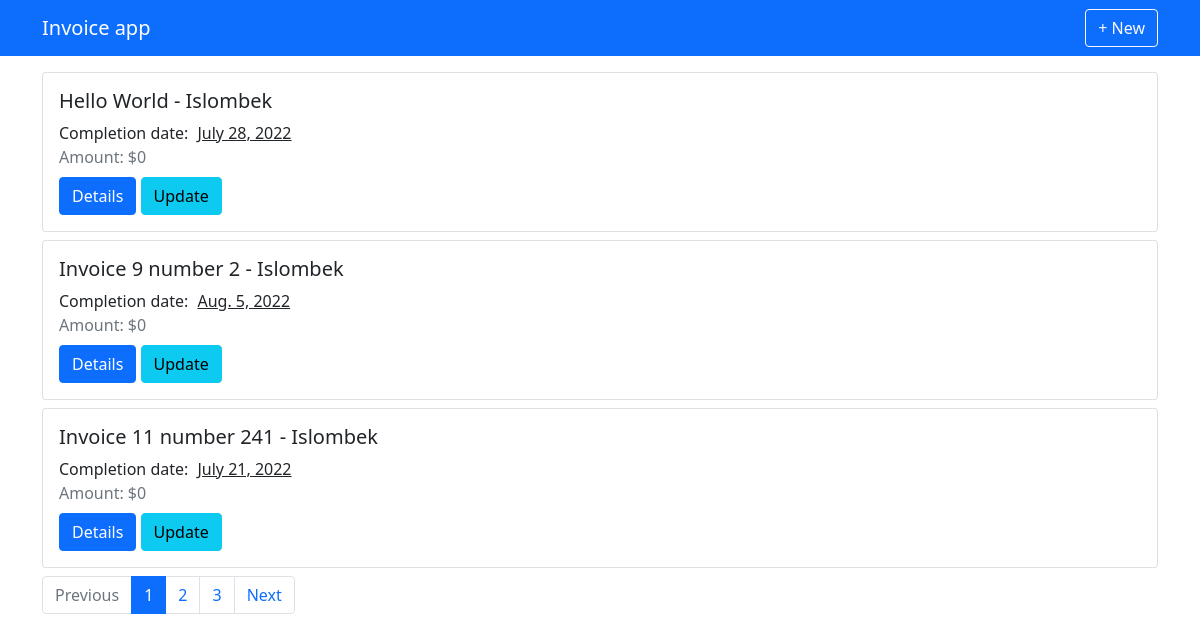
The app's page / (signed in), older data.
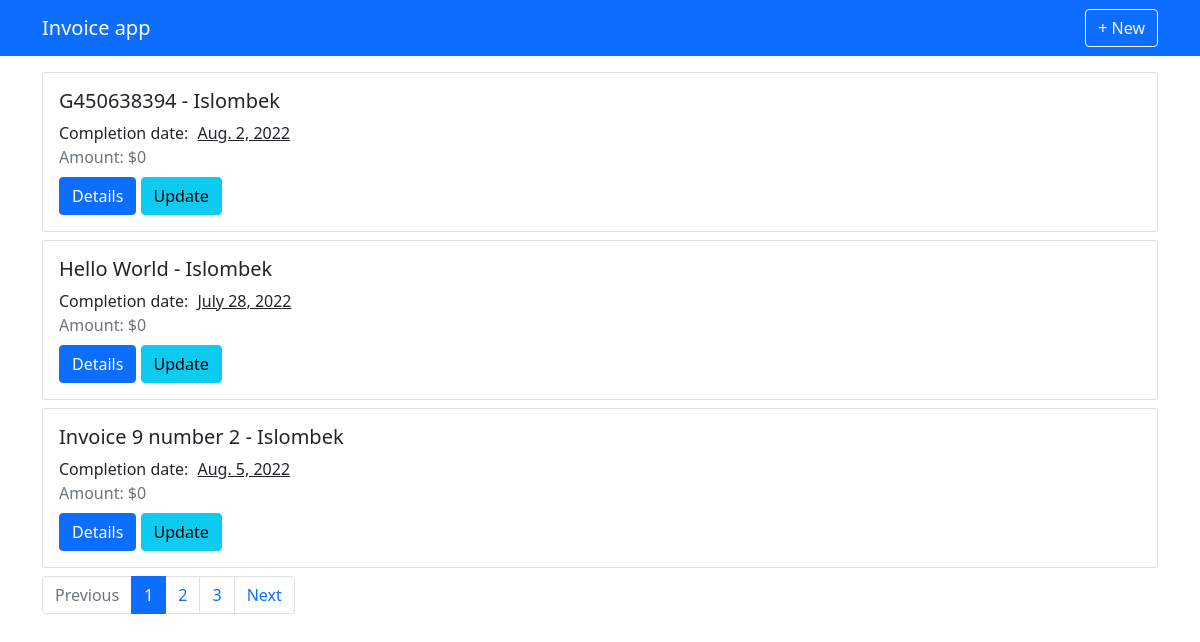
The same page, newer data.
### invoice_app/models.py (models this page shows, shortened)
class Invoice(models.Model):
    profile = models.ForeignKey(Profile, on_delete=models.CASCADE)
    receiver = models.ForeignKey(Receiver, on_delete=models.CASCADE)
    number = models.CharField(max_length=150)
    completion_date = models.DateField()
    issue_date = models.DateField()
    payment_date = models.DateField()
    created_time = models.DateTimeField(auto_now_add=True)
    closed = models.BooleanField(default=False)
    tag = models.ManyToManyField(Tag, blank=True)
    @property
    def positions(self):
        return self.position_set.all()
    @property
    def total_amount(self):
        total = 0
        qs = self.positions
        for pos in qs:
            total += pos.amount
        return total

### receiver_app/models.py (models this page shows, shortened)
class Receiver(models.Model):
    name = models.CharField(max_length=200)
    address = models.TextField()
    website = models.URLField(blank=True)
    created_time = models.DateTimeField(default=datetime.now)
    logo = models.ImageField(default='images/no_photo.png')

### invoice_app/views.py (the view)
# urls.py: path('', InvoiceListView.as_view(), name='main'),
class InvoiceListView(LoginRequiredMixin, ListView):
    model = Invoice
    template_name = "invoice_app/main.html"
    paginate_by = 3
    context_object_name = 'qs'
    def get_queryset(self):
        profile = get_object_or_404(Profile, user=self.request.user)
        qs = Invoice.objects.filter(profile=profile).order_by('-created_time')
        return super().get_queryset().filter(profile=profile).order_by('-created_time')

### invoice_app/templates/invoice_app/main.html (shortened to what this page needs)
{% extends "base.html" %}
{% block content %}
    {% if qs %}
        {% for obj in qs %}
            <div class="card mb-2" style="width:100%">
                <div class="card-body">
                    <h5 class="card-title">{{obj.number}} - {{obj.receiver.name}}</h5>
                    <div class="card-text">Completion date: <u style="margin-left: 5px;">{{obj.completion_date}}</u></div>
                    <div class="text-muted">Amount: ${{obj.total_amount}}</div>
                    <div class="mt-2">
                        <a href="{% url 'invoice_app:detail' obj.pk %}" class="btn btn-primary">Details</a>
                        <a href="{% url 'invoice_app:update' obj.pk %}" class="btn btn-info">Update</a>
                    </div>
                </div>
            </div>
        {% endfor %}
    {% else %}
        <h3>No invoices created here yet ... </h3>
    {% endif %}
    {% if is_paginated %}
        <nav aria-label="invoice pagination">
            <ul class="pagination">
                <li class="page-item {% if page_obj.has_previous %} {% else %}disabled{% endif %}">
                    <a  class="page-link" tabindex="-1" aria-disabled="true">Previous</a>
                </li>
                {% for i in paginator.page_range %}
                    <li class="page-item {% if page_obj.number == i %} active {% endif %}">
                        <a class="page-link" href="?page={{i}}">{{i}}</a>
                    </li>
                {% endfor %}
                <li class="page-item {% if page_obj.has_next %} {% else %}disabled{% endif %}">
                    <a {% if page_obj.has_next %}  href="?page={{page_obj.next_page_number}}"
                    {% endif %} class="page-link">Next</a>
                </li>
            </ul>
        </nav>
    {% endif %}
{% endblock content %}

### templates/base.html (shortened to what this page needs)
<!doctype html>
{% load static %}
<html lang="en">
  <head>
    <link href="https://cdn.jsdelivr.net/npm/bootstrap@5.0.2/dist/css/bootstrap.min.css" rel="stylesheet">
  </head>
  <body>
    {% include 'navbar.html' %}
    <div class="container mt-3">
      {% block content %}
      {% endblock content %}
    </div>
  </body>
</html>

### templates/navbar.html
<nav class="navbar navbar-dark bg-primary">
    <div class="container">
        <a href="{% url 'invoice_app:main' %}" class="navbar-brand">Invoice app</a>
        <a href="{% url 'invoice_app:create' %}" class="btn btn-outline-light">+ New</a>
    </div>
</nav>

Row changes from the older to the newer data that the page shows:
no longer on this page (row unchanged): Invoice: number "Invoice 11 number 241", receiver.name "Islombek", completion_date "July 21, 2022", total_amount "0"
added Invoice: number "G450638394", receiver.name "Islombek", completion_date "Aug. 2, 2022", total_amount "0"
